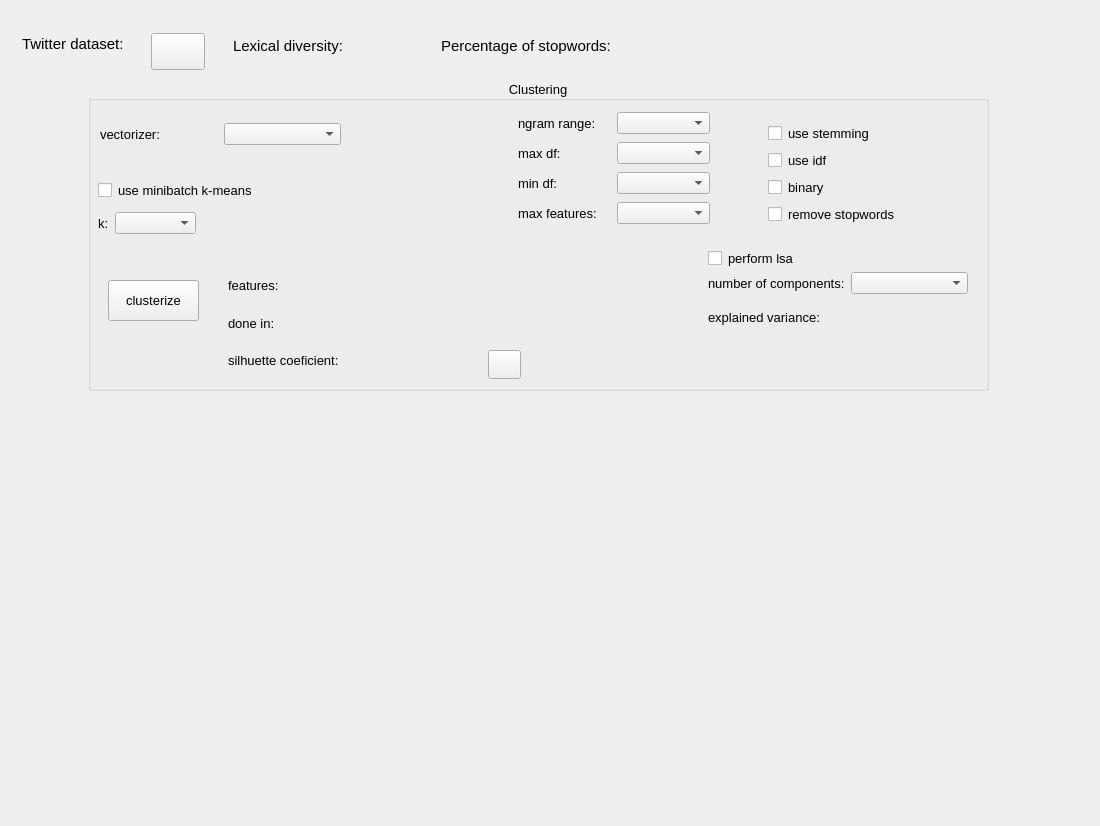
<?xml version="1.0" encoding="UTF-8"?>
<ui version="4.0">
 <class>widget_ml_config</class>
 <widget class="QWidget" name="widget_ml_config">
  <property name="geometry">
   <rect>
    <x>0</x>
    <y>0</y>
    <width>1100</width>
    <height>826</height>
   </rect>
  </property>
  <property name="windowTitle">
   <string>Form</string>
  </property>
  <widget class="QWidget" name="widget_main_widget" native="true">
   <property name="geometry">
    <rect>
     <x>8</x>
     <y>10</y>
     <width>1078</width>
     <height>804</height>
    </rect>
   </property>
   <property name="styleSheet">
    <string notr="true"/>
   </property>
   <widget class="QLabel" name="label">
    <property name="geometry">
     <rect>
      <x>14</x>
      <y>23</y>
      <width>122</width>
      <height>22</height>
     </rect>
    </property>
    <property name="font">
     <font>
      <pointsize>11</pointsize>
     </font>
    </property>
    <property name="text">
     <string>Twitter dataset:</string>
    </property>
   </widget>
   <widget class="QPushButton" name="button_open_file">
    <property name="geometry">
     <rect>
      <x>143</x>
      <y>23</y>
      <width>54</width>
      <height>37</height>
     </rect>
    </property>
    <property name="toolTip">
     <string>open</string>
    </property>
    <property name="styleSheet">
     <string notr="true"/>
    </property>
    <property name="text">
     <string/>
    </property>
    <property name="icon">
     <iconset>
      <normaloff>../assets/open.png</normaloff>../assets/open.png</iconset>
    </property>
    <property name="iconSize">
     <size>
      <width>60</width>
      <height>40</height>
     </size>
    </property>
   </widget>
   <widget class="QGroupBox" name="group_clustering">
    <property name="geometry">
     <rect>
      <x>80</x>
      <y>70</y>
      <width>901</width>
      <height>311</height>
     </rect>
    </property>
    <property name="font">
     <font>
      <pointsize>10</pointsize>
     </font>
    </property>
    <property name="styleSheet">
     <string notr="true">border-left-color: rgb(0, 0, 0);</string>
    </property>
    <property name="title">
     <string>Clustering</string>
    </property>
    <property name="alignment">
     <set>Qt::AlignCenter</set>
    </property>
    <property name="flat">
     <bool>false</bool>
    </property>
    <property name="checkable">
     <bool>false</bool>
    </property>
    <widget class="QCheckBox" name="check_use_minibatch_clustering">
     <property name="geometry">
      <rect>
       <x>10</x>
       <y>100</y>
       <width>193</width>
       <height>21</height>
      </rect>
     </property>
     <property name="font">
      <font>
       <pointsize>10</pointsize>
      </font>
     </property>
     <property name="text">
      <string>use minibatch k-means</string>
     </property>
    </widget>
    <widget class="QWidget" name="layoutWidget">
     <property name="geometry">
      <rect>
       <x>10</x>
       <y>130</y>
       <width>98</width>
       <height>26</height>
      </rect>
     </property>
     <layout class="QHBoxLayout" name="horizontalLayout_7">
      <item>
       <layout class="QHBoxLayout" name="horizontalLayout_8" stretch="0,1">
        <item>
         <widget class="QLabel" name="label_9">
          <property name="font">
           <font>
            <pointsize>10</pointsize>
           </font>
          </property>
          <property name="text">
           <string>k:</string>
          </property>
         </widget>
        </item>
        <item>
         <widget class="QComboBox" name="combo_clusters"/>
        </item>
       </layout>
      </item>
     </layout>
    </widget>
    <widget class="QPushButton" name="button_clusterize">
     <property name="geometry">
      <rect>
       <x>20</x>
       <y>200</y>
       <width>91</width>
       <height>41</height>
      </rect>
     </property>
     <property name="font">
      <font>
       <pointsize>10</pointsize>
      </font>
     </property>
     <property name="toolTip">
      <string>clusterize data</string>
     </property>
     <property name="text">
      <string>clusterize</string>
     </property>
    </widget>
    <widget class="QWidget" name="layoutWidget">
     <property name="geometry">
      <rect>
       <x>140</x>
       <y>190</y>
       <width>221</width>
       <height>106</height>
      </rect>
     </property>
     <layout class="QVBoxLayout" name="verticalLayout_3">
      <item>
       <layout class="QHBoxLayout" name="horizontalLayout_9">
        <item>
         <widget class="QLabel" name="label_13">
          <property name="font">
           <font>
            <pointsize>10</pointsize>
           </font>
          </property>
          <property name="text">
           <string>features:</string>
          </property>
         </widget>
        </item>
        <item>
         <widget class="QLabel" name="label_features_clustering">
          <property name="font">
           <font>
            <pointsize>10</pointsize>
           </font>
          </property>
          <property name="text">
           <string/>
          </property>
         </widget>
        </item>
       </layout>
      </item>
      <item>
       <layout class="QHBoxLayout" name="horizontalLayout_14">
        <item>
         <widget class="QLabel" name="label_11">
          <property name="font">
           <font>
            <pointsize>10</pointsize>
           </font>
          </property>
          <property name="text">
           <string>done in:</string>
          </property>
         </widget>
        </item>
        <item>
         <widget class="QLabel" name="label_donein_clustering">
          <property name="font">
           <font>
            <pointsize>10</pointsize>
           </font>
          </property>
          <property name="text">
           <string/>
          </property>
         </widget>
        </item>
       </layout>
      </item>
      <item>
       <layout class="QHBoxLayout" name="horizontalLayout_13">
        <item>
         <widget class="QLabel" name="label_10">
          <property name="font">
           <font>
            <pointsize>10</pointsize>
           </font>
          </property>
          <property name="text">
           <string>silhuette coeficient:</string>
          </property>
         </widget>
        </item>
        <item>
         <widget class="QLabel" name="label_silhuette">
          <property name="font">
           <font>
            <pointsize>10</pointsize>
           </font>
          </property>
          <property name="text">
           <string/>
          </property>
         </widget>
        </item>
       </layout>
      </item>
     </layout>
    </widget>
    <widget class="QPushButton" name="button_save_clustering_config">
     <property name="geometry">
      <rect>
       <x>400</x>
       <y>270</y>
       <width>33</width>
       <height>29</height>
      </rect>
     </property>
     <property name="toolTip">
      <string>save clustering config</string>
     </property>
     <property name="text">
      <string/>
     </property>
     <property name="icon">
      <iconset>
       <normaloff>../assets/save.png</normaloff>../assets/save.png</iconset>
     </property>
     <property name="iconSize">
      <size>
       <width>33</width>
       <height>29</height>
      </size>
     </property>
    </widget>
    <widget class="QWidget" name="layoutWidget">
     <property name="geometry">
      <rect>
       <x>12</x>
       <y>42</y>
       <width>241</width>
       <height>24</height>
      </rect>
     </property>
     <layout class="QHBoxLayout" name="horizontalLayout">
      <item>
       <widget class="QLabel" name="label_4">
        <property name="font">
         <font>
          <pointsize>10</pointsize>
         </font>
        </property>
        <property name="text">
         <string>vectorizer:</string>
        </property>
       </widget>
      </item>
      <item>
       <widget class="QComboBox" name="combo_vectorizer_clustering"/>
      </item>
     </layout>
    </widget>
    <widget class="QWidget" name="layoutWidget">
     <property name="geometry">
      <rect>
       <x>680</x>
       <y>40</y>
       <width>195</width>
       <height>107</height>
      </rect>
     </property>
     <layout class="QVBoxLayout" name="vlayout_checkboxes">
      <item>
       <widget class="QCheckBox" name="check_use_stemming_clustering">
        <property name="font">
         <font>
          <pointsize>10</pointsize>
         </font>
        </property>
        <property name="text">
         <string>use stemming</string>
        </property>
       </widget>
      </item>
      <item>
       <widget class="QCheckBox" name="check_use_idf_clustering">
        <property name="font">
         <font>
          <pointsize>10</pointsize>
         </font>
        </property>
        <property name="text">
         <string>use idf</string>
        </property>
       </widget>
      </item>
      <item>
       <widget class="QCheckBox" name="check_binary_clustering">
        <property name="font">
         <font>
          <pointsize>10</pointsize>
         </font>
        </property>
        <property name="text">
         <string>binary</string>
        </property>
       </widget>
      </item>
      <item>
       <widget class="QCheckBox" name="check_remove_stopwords_clustering">
        <property name="font">
         <font>
          <pointsize>10</pointsize>
         </font>
        </property>
        <property name="text">
         <string>remove stopwords</string>
        </property>
       </widget>
      </item>
     </layout>
    </widget>
    <widget class="QWidget" name="layoutWidget">
     <property name="geometry">
      <rect>
       <x>430</x>
       <y>30</y>
       <width>192</width>
       <height>119</height>
      </rect>
     </property>
     <layout class="QVBoxLayout" name="verticalLayout_2">
      <item>
       <layout class="QHBoxLayout" name="horizontalLayout_2">
        <item>
         <widget class="QLabel" name="label_5">
          <property name="font">
           <font>
            <pointsize>10</pointsize>
           </font>
          </property>
          <property name="text">
           <string>ngram range:</string>
          </property>
         </widget>
        </item>
        <item>
         <widget class="QComboBox" name="combo_ngram_range_clustering"/>
        </item>
       </layout>
      </item>
      <item>
       <layout class="QHBoxLayout" name="horizontalLayout_4" stretch="0,0">
        <item>
         <widget class="QLabel" name="label_6">
          <property name="font">
           <font>
            <pointsize>10</pointsize>
           </font>
          </property>
          <property name="text">
           <string>max df:</string>
          </property>
         </widget>
        </item>
        <item>
         <widget class="QComboBox" name="combo_max_df_clustering"/>
        </item>
       </layout>
      </item>
      <item>
       <layout class="QHBoxLayout" name="horizontalLayout_5">
        <item>
         <widget class="QLabel" name="label_7">
          <property name="font">
           <font>
            <pointsize>10</pointsize>
           </font>
          </property>
          <property name="text">
           <string>min df:</string>
          </property>
         </widget>
        </item>
        <item>
         <widget class="QComboBox" name="combo_min_df_clustering"/>
        </item>
       </layout>
      </item>
      <item>
       <layout class="QHBoxLayout" name="horizontalLayout_6">
        <item>
         <widget class="QLabel" name="label_8">
          <property name="font">
           <font>
            <pointsize>10</pointsize>
           </font>
          </property>
          <property name="text">
           <string>max features: </string>
          </property>
         </widget>
        </item>
        <item>
         <widget class="QComboBox" name="combo_max_features_clustering"/>
        </item>
       </layout>
      </item>
     </layout>
    </widget>
    <widget class="QWidget" name="layoutWidget">
     <property name="geometry">
      <rect>
       <x>620</x>
       <y>170</y>
       <width>260</width>
       <height>84</height>
      </rect>
     </property>
     <layout class="QVBoxLayout" name="verticalLayout">
      <item>
       <widget class="QCheckBox" name="check_perform_lsa_clustering">
        <property name="font">
         <font>
          <pointsize>10</pointsize>
         </font>
        </property>
        <property name="text">
         <string>perform lsa</string>
        </property>
       </widget>
      </item>
      <item>
       <layout class="QHBoxLayout" name="horizontalLayout_3">
        <item>
         <widget class="QLabel" name="label_12">
          <property name="font">
           <font>
            <pointsize>10</pointsize>
           </font>
          </property>
          <property name="text">
           <string>number of components:</string>
          </property>
         </widget>
        </item>
        <item>
         <widget class="QComboBox" name="combo_n_components_clustering"/>
        </item>
       </layout>
      </item>
      <item>
       <layout class="QHBoxLayout" name="horizontalLayout_10">
        <item>
         <widget class="QLabel" name="label_14">
          <property name="font">
           <font>
            <pointsize>10</pointsize>
           </font>
          </property>
          <property name="text">
           <string>explained variance:</string>
          </property>
         </widget>
        </item>
        <item>
         <widget class="QLabel" name="label_explained_variance">
          <property name="font">
           <font>
            <pointsize>10</pointsize>
           </font>
          </property>
          <property name="text">
           <string/>
          </property>
         </widget>
        </item>
       </layout>
      </item>
     </layout>
    </widget>
   </widget>
   <widget class="QWidget" name="layoutWidget">
    <property name="geometry">
     <rect>
      <x>433</x>
      <y>24</y>
      <width>301</width>
      <height>24</height>
     </rect>
    </property>
    <layout class="QHBoxLayout" name="horizontalLayout_12">
     <item>
      <widget class="QLabel" name="label_3">
       <property name="font">
        <font>
         <pointsize>11</pointsize>
        </font>
       </property>
       <property name="text">
        <string>Percentage of stopwords:</string>
       </property>
      </widget>
     </item>
     <item>
      <widget class="QLabel" name="label_percentage_stopwords">
       <property name="font">
        <font>
         <pointsize>10</pointsize>
        </font>
       </property>
       <property name="text">
        <string/>
       </property>
      </widget>
     </item>
    </layout>
   </widget>
   <widget class="QWidget" name="layoutWidget">
    <property name="geometry">
     <rect>
      <x>225</x>
      <y>24</y>
      <width>174</width>
      <height>24</height>
     </rect>
    </property>
    <layout class="QHBoxLayout" name="horizontalLayout_11">
     <item>
      <widget class="QLabel" name="label_2">
       <property name="font">
        <font>
         <pointsize>11</pointsize>
        </font>
       </property>
       <property name="text">
        <string>Lexical diversity:</string>
       </property>
      </widget>
     </item>
     <item>
      <widget class="QLabel" name="label_lexical_diversity">
       <property name="font">
        <font>
         <pointsize>10</pointsize>
        </font>
       </property>
       <property name="text">
        <string/>
       </property>
      </widget>
     </item>
    </layout>
   </widget>
  </widget>
 </widget>
 <resources/>
 <connections/>
</ui>
